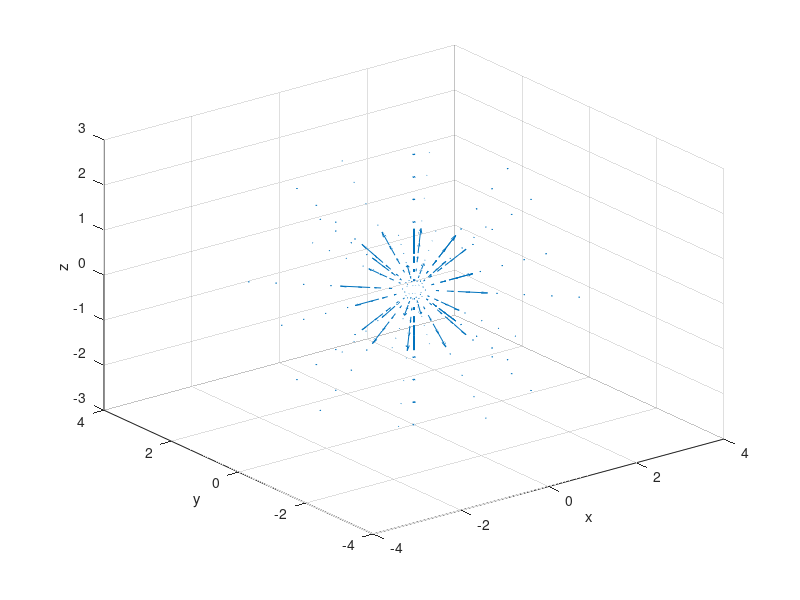

Here is the MATLAB script that generated this plot:
epsr = 1;
eps0 = 8.854e-15;
a = 1;

theta = (0:.25:1)*pi;
phi = (0:.25:2)*pi;
r = [0:.2:.8 1:.5:3];
[tt,pp,rr] = meshgrid(theta,phi,r);
xx = rr.*sin(tt).*cos(pp);
yy = rr.*sin(tt).*sin(pp);
zz = rr.*cos(tt);

Exx = zeros(size(xx));
Eyy = Exx;Ezz = Exx;

region1 = (rr <= 1);
region2 = (rr > 1);
Exx(region1) = rr(region1).^2.*sin(tt(region1)).*cos(pp(region1))/(4*epsr*eps0);%eps0????
Eyy(region1) = rr(region1).^2.*sin(tt(region1)).*sin(pp(region1))/(4*epsr*eps0);
Ezz(region1) = rr(region1).^2.*cos(tt(region1))/(4*epsr*eps0);

Exx(region2) = a^4/(4*eps0.*rr(region2).^2)*sin(tt(region2))*cos(pp(region2));
Eyy(region2) = a^4/(4*eps0.*rr(region2).^2)*sin(tt(region2))*sin(pp(region2));
Ezz(region2) = a^4/(4*eps0.*rr(region2).^2)*cos(tt(region2));

figure(1);
quiver3(xx,yy,zz,Exx,Eyy,Ezz,0.5);
grid on;
xlabel('x');
ylabel('y');
zlabel('z');